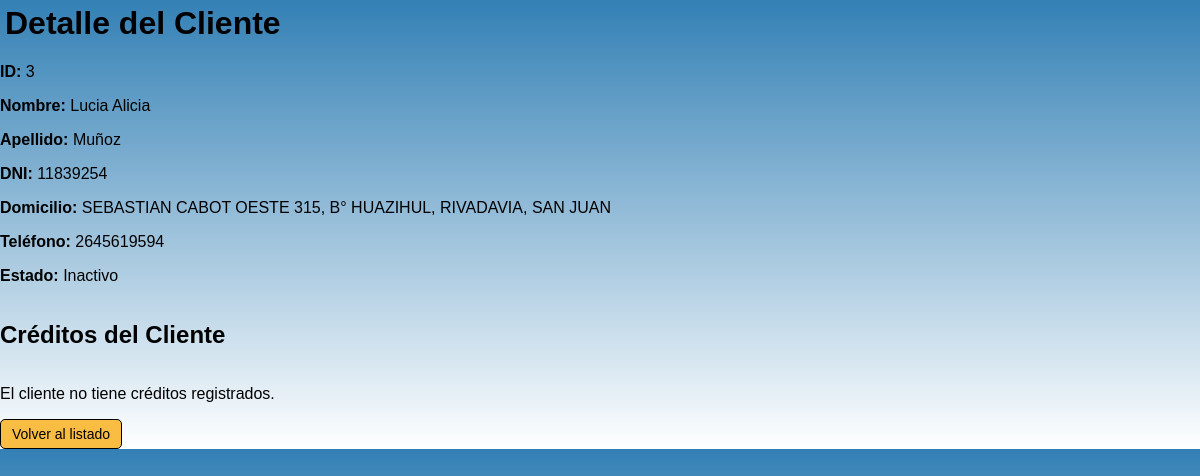
The app's page /src/modules/clientes/detalle_cliente.php?id_cliente=3, older data.
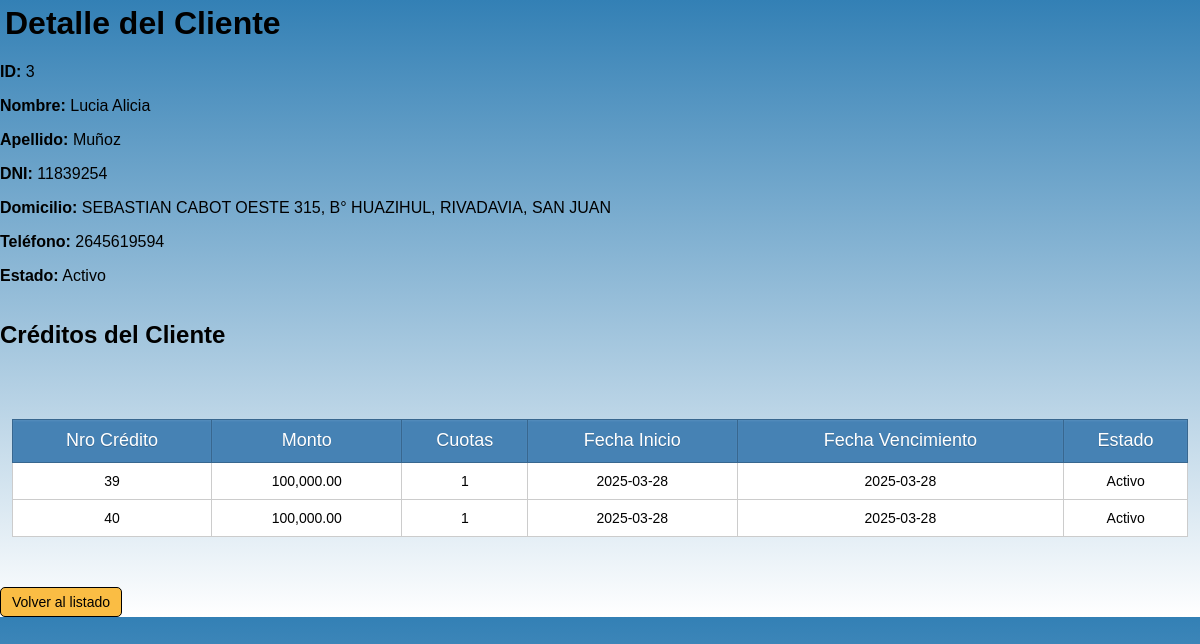
The same page, newer data.
### tables this page shows
CREATE TABLE `clientes` (
  `id_cliente` int(10) UNSIGNED NOT NULL,
  `nombre` text NOT NULL,
  `apellido` text NOT NULL,
  `dni` varchar(20) NOT NULL,
  `domicilio` varchar(100) NOT NULL,
  `telefono` varchar(20) NOT NULL,
  `estado` enum('Activo','Deudor','Inactivo') NOT NULL
);

CREATE TABLE `creditos` (
  `id` int(10) UNSIGNED NOT NULL,
  `cliente_id` int(10) UNSIGNED NOT NULL,
  `monto` decimal(10,2) NOT NULL,
  `monto_total` decimal(10,2) NOT NULL,
  `monto_cuota` decimal(10,2) NOT NULL,
  `cuotas` int(10) NOT NULL,
  `fecha_inicio` date NOT NULL,
  `fecha_vencimiento` date NOT NULL,
  `estado` enum('Activo','Vencido','Pagado') NOT NULL,
  `frecuencia` enum('mensual','quincenal','semanal') NOT NULL
);

### src/modules/clientes/detalle_cliente.php (the view, shortened to what this page needs)
<?php
require_once '../../config/database.php';
$cliente_id = intval($_GET['id_cliente']);
$query_cliente = "SELECT id_cliente, nombre, apellido, dni, domicilio, telefono, estado
                  FROM clientes
                  WHERE id_cliente = ?";
$stmt_cliente = $conn->prepare($query_cliente);
$stmt_cliente->bind_param("i", $cliente_id);
if (!$stmt_cliente->execute()) {
    error_log("Error al ejecutar consulta del cliente: " . $stmt_cliente->error);
    die("Error al cargar los datos del cliente.");
}
$result_cliente = $stmt_cliente->get_result();
$cliente = $result_cliente->fetch_assoc();
$creditos_result = null;
$query_creditos = "SELECT id, monto, cuotas, fecha_inicio, fecha_vencimiento, estado
                   FROM creditos
                   WHERE cliente_id = ?";
$stmt_creditos = $conn->prepare($query_creditos);
if (!$stmt_creditos) {
    error_log("Error al preparar consulta de créditos: " . $conn->error);
} else {
    $stmt_creditos->bind_param("i", $cliente_id);
    if (!$stmt_creditos->execute()) {
        error_log("Error al ejecutar consulta de créditos: " . $stmt_creditos->error);
    } else {
        $creditos_result = $stmt_creditos->get_result();
    }
}
?>
<!DOCTYPE html>
<html lang="es">
<head>
    <link rel="stylesheet" href="../../../style/style.css">
</head>
<body>
    <h1>Detalle del Cliente</h1>
    <div class="detalle-cliente">
        <p><strong>ID:</strong> <?= htmlspecialchars($cliente['id_cliente']) ?></p>
        <p><strong>Nombre:</strong> <?= htmlspecialchars($cliente['nombre']) ?></p>
        <p><strong>Apellido:</strong> <?= htmlspecialchars($cliente['apellido']) ?></p>
        <p><strong>DNI:</strong> <?= htmlspecialchars($cliente['dni']) ?></p>
        <p><strong>Domicilio:</strong> <?= htmlspecialchars($cliente['domicilio']) ?></p>
        <p><strong>Teléfono:</strong> <?= htmlspecialchars($cliente['telefono']) ?></p>
        <p><strong>Estado:</strong> <?= htmlspecialchars($cliente['estado']) ?></p>
    </div>
    <h2>Créditos del Cliente</h2>
    <?php if ($creditos_result && $creditos_result->num_rows > 0): ?>
        <table class="tabla-creditos">
            <thead>
                <tr>
                    <th>Nro Crédito</th>
                    <th>Monto</th>
                    <th>Cuotas</th>
                    <th>Fecha Inicio</th>
                    <th>Fecha Vencimiento</th>
                    <th>Estado</th>
                </tr>
            </thead>
            <tbody>
                <?php while ($credito = $creditos_result->fetch_assoc()): ?>
                    <tr>
                        <td><?= $credito['id'] ?></td>
                        <td><?= number_format($credito['monto'], 2) ?></td>
                        <td><?= $credito['cuotas'] ?></td>
                        <td><?= $credito['fecha_inicio'] ?></td>
                        <td><?= $credito['fecha_vencimiento'] ?></td>
                        <td class="estado-<?= strtolower($credito['estado']) ?>">
                            <?= $credito['estado'] ?>
                        </td>
                    </tr>
                <?php endwhile; ?>
            </tbody>
        </table>
    <?php else: ?>
        <p class="sin-creditos">El cliente no tiene créditos registrados.</p>
    <?php endif; ?>
    <a href="index_clientes.php" class="btn-volver">Volver al listado</a>
</body>
</html>

### style/style.css (style rules this page uses)
body { background: linear-gradient(to bottom, #3380B5, white); font-family: sans-serif; margin: 0; padding: 0; height: 100%; width: 100%; display: flex; flex-direction: column; }
table { text-align: center; width: 98%; border-collapse: collapse; border: 1px solid black; margin: 50px auto; background: white; }
th { background: steelblue; height: 40px; font-weight: lighter; text-shadow: 0 1px 0 #38678f; color: white; border: 1px solid #38678f; box-shadow: inset 0px 1px 2px #568ebd; transition: all 0.2s; font-size: 18px; }
tr { border-bottom: 1px solid #cccccc; width: 100%; }
td { border: 1px solid #cccccc; padding: 10px; transition: all 0.2s; font-size: 14px; }
a, input[type="submit"], button { font-size: 14px; text-align: center; width: 100px; display: inline-block; background-color: #FABD44; padding: 6px 10px; border-radius: 5px; text-decoration: none; color: black; border: 1px solid black; cursor: pointer; }
h1 { font-family: sans-serif; margin: 5px; }

Row changes from the older to the newer data that the page shows:
changed clientes "Lucia Alicia": estado "Inactivo" → "Activo"
added creditos: id "39", monto "100,000.00", cuotas "1", fecha_inicio "2025-03-28", fecha_vencimiento "2025-03-28", estado "Activo"
added creditos: id "40", monto "100,000.00", cuotas "1", fecha_inicio "2025-03-28", fecha_vencimiento "2025-03-28", estado "Activo"
Text that changed along with them:
text no longer shown: "El cliente no tiene créditos registrados."
text now shown: "Nro Crédito Monto Cuotas Fecha Inicio Fecha Vencimiento Estado"
